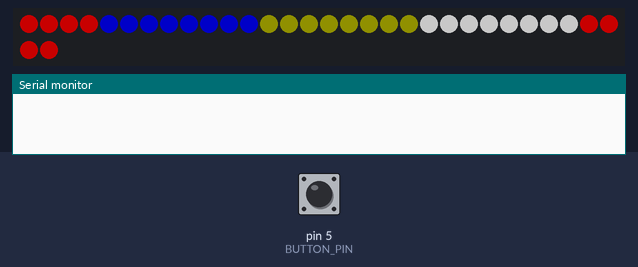
Bench run of a sketch on a simulated Arduino Uno, built with avr-gcc and run on an emulated ATmega328P. Shown: 32 RGB LEDs in strip order, left to right, continuing on the next row, the last lines printed to the serial monitor. The inputs (shaded band) are chosen by the test bench; at power-on: pin 5 (BUTTON_PIN) LOW. Dim RGB values are drawn brighter than linear; random numbers use the default seed unless the sketch sets one.

Above: at 0.1 s.
At 39.67 s:
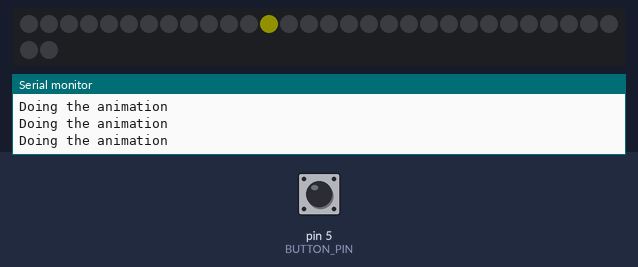

The sketch:

button_LED.ino
```cpp
// Author | Eduardo Ortega
#include <FastLED_NeoPixel.h>
#define BUTTON_PIN 5
#define LED_PIN 4
#define FALSE 0
#define TRUE 1
#define NUM_LEDS 32
#define LED_TYPE            WS2812B
#define BRIGHTNESS          100
CRGB leds[NUM_LEDS];
FastLED_NeoPixel<NUM_LEDS, LED_PIN, NEO_GRB> leds_4;
int value = 0;
// 0-8 is RED (west)
// 8-16 is blue (north)
// 16-24 is yellow (east)
// 24-32 is white (south)
int b_thresh_1 = 4;
int b_thresh_2 = 28;
int r_thresh = 12;
int y_thresh = 20;
int w_thresh = 28;

void setup() {
  Serial.begin(115200);
  pinMode (BUTTON_PIN, INPUT);
  leds_4.begin();
  leds_4.setBrightness( BRIGHTNESS );
}

int read_button() {
  value = digitalRead(BUTTON_PIN);
  if(value == 1){
   return false;
  } else{
    return true;
  }
}

bool trigger_SPIN() {
  bool button_init = read_button();
  if(!button_init) { return false;}
  delay(750);
  bool button_after = read_button();
  if((button_init == true) & (button_after == true)) {
    return true;
  } else {
    return false;
  }
}

void set_color_based_on_index(int i) {
  if((i < b_thresh_1) | (i >= b_thresh_2)) {
    // BLUE
    leds[i] = CRGB(0, 0, 255);
    uint32_t color = leds_4.Color(leds[i].blue, leds[i].green, leds[i].red);
    leds_4.setPixelColor(i, color);
  } else if((i >= b_thresh_1) & (i < r_thresh)) {
    // RED
    leds[i] = CRGB(255, 0, 0);
    uint32_t color = leds_4.Color(leds[i].blue, leds[i].green, leds[i].red);
    leds_4.setPixelColor(i, color);
  } else if((i >= r_thresh) & (i < y_thresh)) {
    // YELLOW
    leds[i] = CHSV(64, 230, 125);
    uint32_t color = leds_4.Color(leds[i].red, leds[i].green, leds[i].blue);
    leds_4.setPixelColor(i, color);
  } else {
    // WHITE
    leds[i] = CRGB(255, 255, 255);
    uint32_t color = leds_4.Color(leds[i].blue, leds[i].green, leds[i].red);
    leds_4.setPixelColor(i, color);
  }
}

void default_animation() {
  for(int i = 0; i < NUM_LEDS; i++) {
    set_color_based_on_index(i);
  }
  leds_4.show();
}

void black_out_LEDS(){
  for(int i = 0; i < NUM_LEDS; i++) {
    leds[i] = CRGB(0, 0, 0);
    uint32_t color = leds_4.Color(leds[i].blue, leds[i].green, leds[i].red);
    leds_4.setPixelColor(i, color);
  }
  leds_4.show();
}

void spin_the_wheel(long num_of_spins, int delay_val) {
  int spin_count = 0;
  while(spin_count <= num_of_spins) {
    set_color_based_on_index(0);
    leds_4.show();
    delay(delay_val);
    for(int i=1; i < NUM_LEDS; i++) {
      leds[i-1] = CRGB(0, 0, 0);
      uint32_t color = leds_4.Color(leds[i-1].blue, leds[i-1].green, leds[i-1].red);
      leds_4.setPixelColor(i-1, color);
      set_color_based_on_index(i);
      leds_4.show();
      delay(delay_val);
    }
    leds[NUM_LEDS-1] = CRGB(0, 0, 0);
    uint32_t color = leds_4.Color(leds[NUM_LEDS-1].blue, leds[NUM_LEDS-1].green, leds[NUM_LEDS-1].red);
    leds_4.setPixelColor(NUM_LEDS-1, color);
    leds_4.show();
    delay(delay_val);
    spin_count += 1;
  }
}

void loop() {
  // s1 | do automatic LED show
  default_animation();
  // s1->s2 transition, check trigger SPIN
  bool spin_wheel = trigger_SPIN();
  if(spin_wheel) {
    Serial.println("Doing the animation");
    black_out_LEDS();
    delay(100);
    long num_of_spins = random(5, 10);
    spin_the_wheel(num_of_spins, 10);
  }
  // s2 |  if trigger SPIN do SPIN_LED
  delay(100);
}
```
